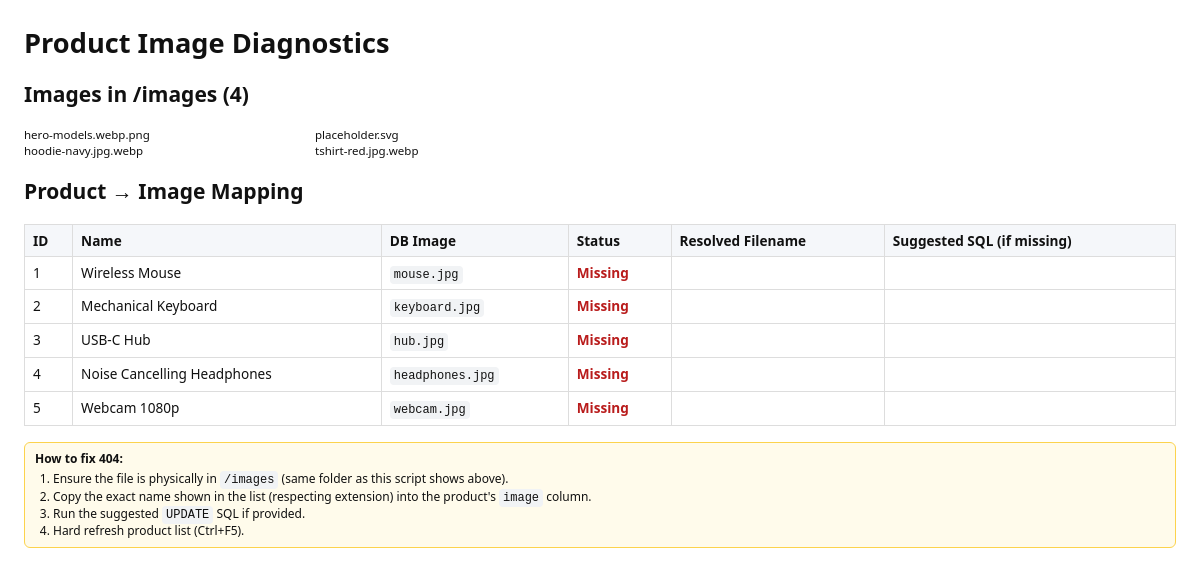
The app's page /ecommerce/image_diagnostics.php with its own data.
### tables this page shows
CREATE TABLE products (
  id INT AUTO_INCREMENT PRIMARY KEY,
  name VARCHAR(120) NOT NULL,
  description TEXT,
  price DECIMAL(10,2) NOT NULL DEFAULT 0.00,
  image VARCHAR(255) DEFAULT 'placeholder.png',
  created_at TIMESTAMP DEFAULT CURRENT_TIMESTAMP
);

### ecommerce/image_diagnostics.php (the view, shortened to what this page needs)
<?php
$pdo = null; $err = null;
try { $pdo = get_pdo(); } catch(Throwable $e){ $err = $e->getMessage(); }
function h($v){ return htmlspecialchars((string)$v, ENT_QUOTES, 'UTF-8'); }
$imageDir = __DIR__ . '/images';
$files = [];
if (is_dir($imageDir)) {
    foreach (scandir($imageDir) as $f) {
        if ($f === '.' || $f === '..') continue;
        if (is_file($imageDir . '/' . $f)) $files[] = $f;
    }
}
$products = [];
if ($pdo) {
    $products = $pdo->query('SELECT id,name,image FROM products ORDER BY id')->fetchAll();
}
?><!doctype html>
<html lang="en">
<head>
</head>
<body>
<h1>Product Image Diagnostics</h1>
<h2>Images in /images (<?= count($files) ?>)</h2>
<div class="files">
  <?php foreach ($files as $f): ?><?= h($f) ?><br><?php endforeach; ?>
</div>
<h2>Product → Image Mapping</h2>
<table>
  <thead><tr><th>ID</th><th>Name</th><th>DB Image</th><th>Status</th><th>Resolved Filename</th><th>Suggested SQL (if missing)</th></tr></thead>
  <tbody>
  <?php foreach ($products as $p):
        $raw = trim((string)$p['image']);
        $status = 'Missing'; $resolved = ''; $suggestSql = '';
  ?>
    <tr>
      <td><?= (int)$p['id'] ?></td>
      <td><?= h($p['name']) ?></td>
      <td><code><?= h($raw ?: '(empty)') ?></code></td>
      <td class="<?= $status==='OK' ? 'ok':'miss' ?>"><?= h($status) ?></td>
      <td><?= h($resolved) ?></td>
      <td class="suggest"><?= $suggestSql ? '<code>'.$suggestSql.'</code>' : '' ?></td>
    </tr>
  <?php endforeach; ?>
  </tbody>
</table>
<div class="hint">
<strong>How to fix 404:</strong>
<ol style="margin:4px 0 0 18px;padding:0;font-size:.75rem;line-height:1.35">
  <li>Ensure the file is physically in <code>/images</code> (same folder as this script shows above).</li>
  <li>Copy the exact name shown in the list (respecting extension) into the product's <code>image</code> column.</li>
  <li>Run the suggested <code>UPDATE</code> SQL if provided.</li>
  <li>Hard refresh product list (Ctrl+F5).</li>
</ol>
</div>
</body>
</html>

### ecommerce/image_diagnostics.php (style rules this page uses)
body { font:14px/1.4 system-ui, Arial, sans-serif; margin:24px; color:#111 }
h1 { margin-top:0;font-size:1.7rem }
table { border-collapse:collapse; width:100%; margin-top:1rem }
th,td { border:1px solid #ddd;padding:6px 8px;font-size:.85rem;vertical-align:top }
th { background:#f5f7fa;text-align:left }
.miss { color:#b91c1c;font-weight:600 }
code { background:#f1f3f5;padding:2px 4px;border-radius:4px;font-size:.75rem }
.files { columns:4;-webkit-columns:4;-moz-columns:4;font-size:.72rem;margin-top:.5rem }
.hint { background:#fffbeb;border:1px solid #fcd34d;padding:8px 10px;border-radius:6px;font-size:.75rem;margin-top:1rem }
.suggest { font-size:.7rem; color:#555 }

### records on screen
products: id "1", name "Wireless Mouse", image "mouse.jpg", status "Missing"
products: id "2", name "Mechanical Keyboard", image "keyboard.jpg", status "Missing"
products: id "3", name "USB-C Hub", image "hub.jpg", status "Missing"
products: id "4", name "Noise Cancelling Headphones", image "headphones.jpg", status "Missing"
products: id "5", name "Webcam 1080p", image "webcam.jpg", status "Missing"

### other values on screen
count($files) "4"
$f "hero-models.webp.png"
$f "hoodie-navy.jpg.webp"
$f "placeholder.svg"
$f "tshirt-red.jpg.webp"
